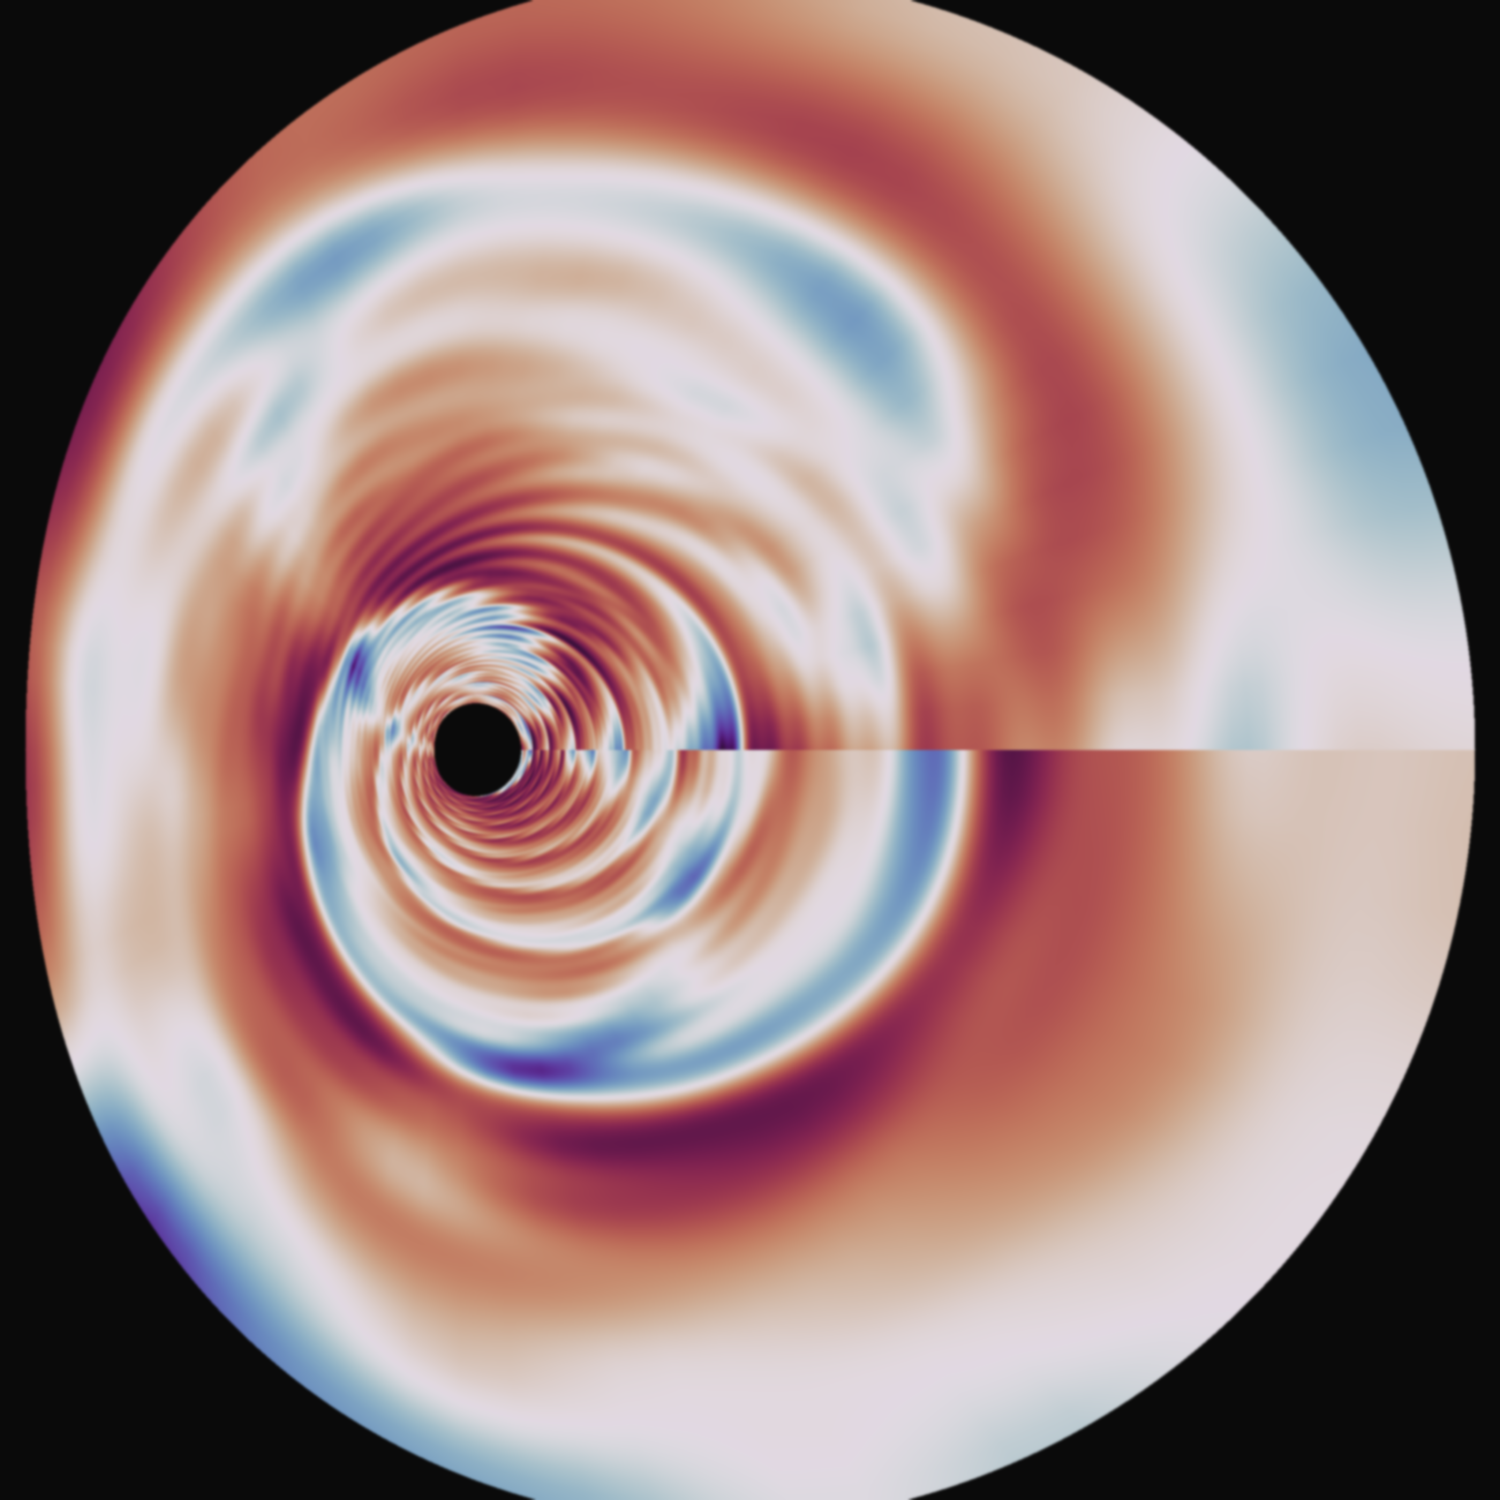

Generate this figure with Python:
"""
Chrysalis — the smoke ring mapped to an egg / limaçon.

The circle is replaced by a limaçon r = R₀(1 + ε·cos θ), an organic
asymmetric form.  The narrow end compresses the boundary structure;
the wide end expands it — like a cross-section of a seed pod or shell.
Same blur / renormalization / twilight treatment as the smoke ring.
"""

import sys, os
sys.path.insert(0, os.path.join(os.path.dirname(os.path.abspath(__file__)),
                                '..', '..', '..', '..', '..', '..', 'core'))

import numpy as np
import matplotlib
matplotlib.use('Agg')
import matplotlib.pyplot as plt
from scipy.ndimage import gaussian_filter
from acm_core import acm_n_primes

N_ROWS   = 600
N_DIGITS = 80
W        = 4

# ── build + compute ──────────────────────────────────────────────────

print("Building digit strings …")
fabric = np.zeros((N_ROWS, N_DIGITS), dtype=int)
for i, n in enumerate(range(1, N_ROWS + 1)):
    ps = acm_n_primes(n, 40)
    s = ''.join(str(p) for p in ps)
    for j, ch in enumerate(s[:N_DIGITS]):
        fabric[i, j] = int(ch)

print("Computing significands …")
N_WIN = N_DIGITS - W + 1
powers = 10 ** np.arange(W - 1, -1, -1)
sig = np.zeros((N_ROWS, N_WIN))
for j in range(N_WIN):
    sig[:, j] = np.dot(fabric[:, j:j + W], powers) / 10**W

# ── smoke ring treatment ─────────────────────────────────────────────

sig = gaussian_filter(sig, sigma=[3, 2])
sig = (sig - sig.min()) / (sig.max() - sig.min() + 1e-12)
sig = sig ** 0.6

# ── limaçon warp ─────────────────────────────────────────────────────

print("Warping to limaçon …")
img_size = 2400
epsilon  = 0.4                          # asymmetry (0 = circle)
R_0      = img_size / 2 - 40           # base radius — fills canvas
cx       = img_size / 2 - R_0 * epsilon  # shift polar origin so egg is centered
cy       = img_size / 2

iy, ix = np.mgrid[0:img_size, 0:img_size]
dx = (ix - cx).astype(np.float64)
dy = (iy - cy).astype(np.float64)
r = np.sqrt(dx * dx + dy * dy)
theta = np.arctan2(dy, dx) % (2 * np.pi)

# limaçon boundary at each angle
r_boundary = R_0 * (1 + epsilon * np.cos(theta))

# normalised radius within the egg (0 = centre, 1 = boundary)
rho = r / np.maximum(r_boundary, 1e-6)

# inversion in rho-space: boundary (rho=1) → low n, centre → high n
rho_min = 0.06
rho_inv = rho_min / np.maximum(rho, 1e-6)

# data coordinates
n_frac = (rho_inv - rho_min) / (1.0 - rho_min) * (N_ROWS - 1)
d_frac = theta / (2 * np.pi) * (N_WIN - 1)

valid = (rho >= rho_min) & (rho <= 1.0) & \
        (n_frac >= 0) & (n_frac <= N_ROWS - 1) & \
        (d_frac >= 0) & (d_frac <= N_WIN - 1)

# ── bilinear interpolation ───────────────────────────────────────────

n0 = np.clip(np.floor(n_frac).astype(int), 0, N_ROWS - 2)
d0 = np.clip(np.floor(d_frac).astype(int), 0, N_WIN - 2)
nf = n_frac - n0
df = d_frac - d0

bg = np.full((img_size, img_size, 3), 0.04)

v00 = sig[n0[valid], d0[valid]]
v10 = sig[np.minimum(n0[valid] + 1, N_ROWS - 1), d0[valid]]
v01 = sig[n0[valid], np.minimum(d0[valid] + 1, N_WIN - 1)]
v11 = sig[np.minimum(n0[valid] + 1, N_ROWS - 1),
          np.minimum(d0[valid] + 1, N_WIN - 1)]

nf_v = nf[valid]
df_v = df[valid]
vals = (v00 * (1 - nf_v) * (1 - df_v) +
        v10 * nf_v       * (1 - df_v) +
        v01 * (1 - nf_v) * df_v +
        v11 * nf_v       * df_v)

bg[valid] = plt.cm.twilight_shifted(vals)[:, :3]

# post-warp softness
bg = gaussian_filter(bg, sigma=[2, 2, 0])

# ── save ─────────────────────────────────────────────────────────────

print("Saving …")
fig = plt.figure(figsize=(14, 14))
fig.patch.set_facecolor('#0a0a0a')
ax = fig.add_axes([0, 0, 1, 1])
ax.imshow(bg, origin='lower', interpolation='lanczos')
ax.axis('off')

out = os.path.join(os.path.dirname(os.path.abspath(__file__)), 'chrysalis.png')
fig.savefig(out, dpi=200, facecolor='#0a0a0a', pad_inches=0)
plt.close()
print(f'-> {out}')
